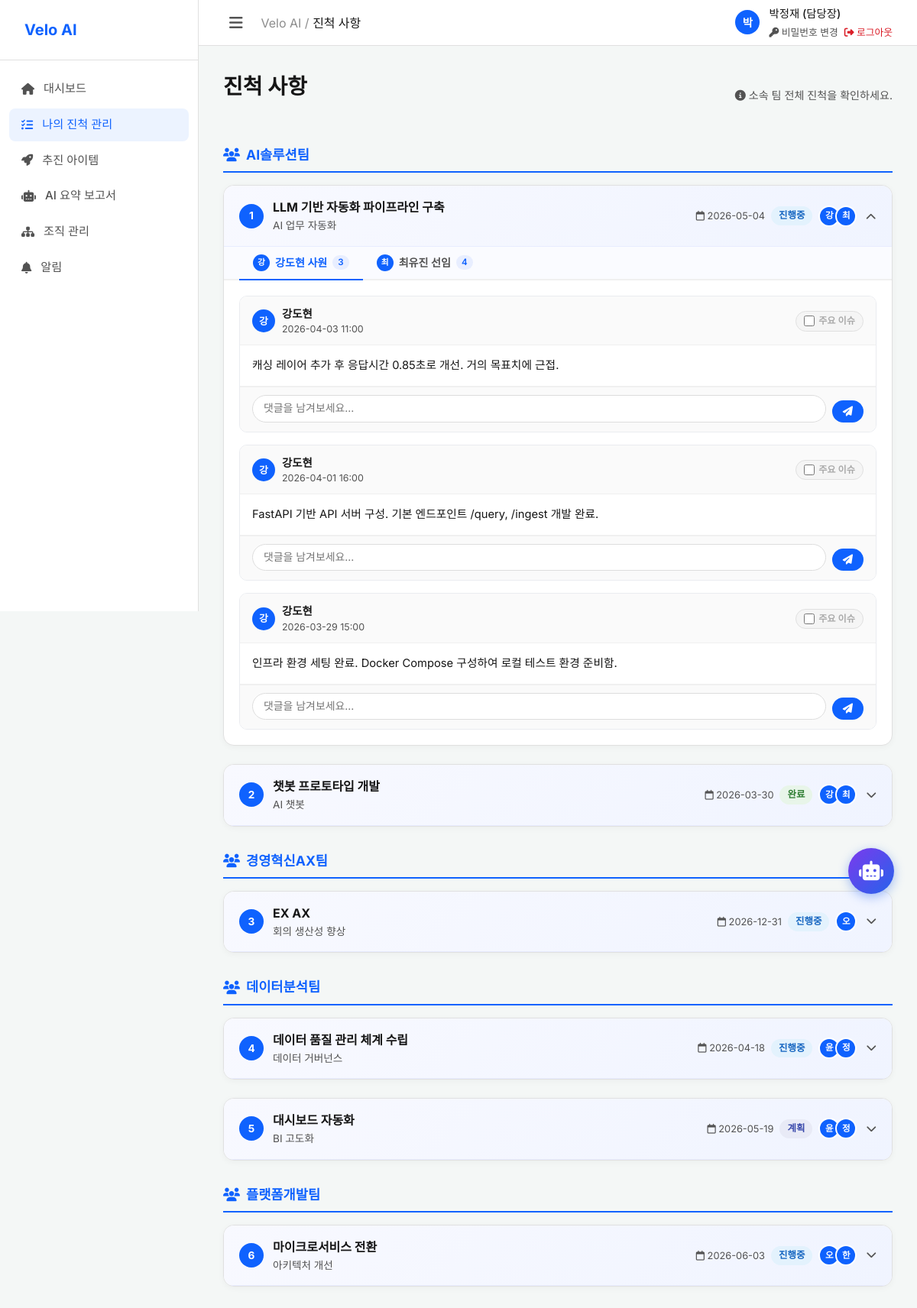
The page /progress (signed in) on the database its author committed.
### tables this page shows
CREATE TABLE divisions (
    id INTEGER PRIMARY KEY AUTOINCREMENT,
    group_id INTEGER NOT NULL,
    name TEXT NOT NULL,
    leader_name TEXT,
    leader_position TEXT,
    leader_email TEXT,
    FOREIGN KEY (group_id) REFERENCES groups (id)
);

CREATE TABLE teams (
    id INTEGER PRIMARY KEY AUTOINCREMENT,
    division_id INTEGER NOT NULL,
    name TEXT NOT NULL,
    leader_name TEXT,
    leader_position TEXT,
    leader_email TEXT,
    FOREIGN KEY (division_id) REFERENCES divisions (id)
);

CREATE TABLE items (
    id INTEGER PRIMARY KEY AUTOINCREMENT,
    team_id INTEGER NOT NULL,
    title TEXT NOT NULL,
    subtitle TEXT,
    description TEXT,
    status TEXT NOT NULL DEFAULT '계획',
    due_date TEXT,
    created_by TEXT,
    created_at TIMESTAMP DEFAULT CURRENT_TIMESTAMP, extra_note TEXT DEFAULT "",
    FOREIGN KEY (team_id) REFERENCES teams (id)
);

CREATE TABLE item_members (
    id INTEGER PRIMARY KEY AUTOINCREMENT,
    item_id INTEGER NOT NULL,
    member_id INTEGER,
    name TEXT NOT NULL,
    position TEXT,
    email TEXT,
    FOREIGN KEY (item_id) REFERENCES items (id)
);

CREATE TABLE progress_logs (
    id INTEGER PRIMARY KEY AUTOINCREMENT,
    item_id INTEGER NOT NULL,
    member_email TEXT NOT NULL,
    member_name TEXT NOT NULL,
    content TEXT NOT NULL,
    created_at TIMESTAMP DEFAULT CURRENT_TIMESTAMP, updated_at TEXT, is_flagged INTEGER DEFAULT 0,
    FOREIGN KEY (item_id) REFERENCES items (id)
);

### app.py (the view, shortened to what this page needs)
@app.route('/progress')
@login_required
def progress():
    conn = get_db_connection()
    role = session.get('role')
    email = session.get('email')
    if role == '팀장':
        team = conn.execute('SELECT * FROM teams WHERE leader_email = ?', (email,)).fetchone()
        if team:
            item_members = conn.execute(
                '''SELECT im.*, i.title, i.subtitle, i.status, i.due_date, i.team_id
                   FROM item_members im
                   JOIN items i ON im.item_id = i.id
                   JOIN teams t ON i.team_id = t.id
                   WHERE t.id = ?
                   ORDER BY i.id, im.name''', (team['id'],)
            ).fetchall()
        else:
            item_members = []
    elif role == '담당장':
        division = conn.execute('SELECT * FROM divisions WHERE leader_email = ?', (email,)).fetchone()
        if division:
            item_members = conn.execute(
                '''SELECT im.*, i.title, i.subtitle, i.status, i.due_date, i.team_id,
                          t.name as team_name
                   FROM item_members im
                   JOIN items i ON im.item_id = i.id
                   JOIN teams t ON i.team_id = t.id
                   WHERE t.division_id = ?
                   ORDER BY t.name, i.id, im.name''', (division['id'],)
            ).fetchall()
        else:
            item_members = []
    items_map = {}
    for im in item_members:
        iid = im['item_id']
        if iid not in items_map:
            items_map[iid] = {
                'item_id': iid,
                'title': im['title'],
                'subtitle': im['subtitle'] if 'subtitle' in im.keys() else '',
                'status': im['status'],
                'due_date': im['due_date'] if im['due_date'] else '',
                'team_id':   im['team_id'] if 'team_id' in im.keys() else None,
                'team_name': im['team_name'] if 'team_name' in im.keys() else '',
                'assignees': [],   # 배정 팀원들
                'logs_by_member': {}  # email → [logs]
            }
        assignee = {
            'im_id': im['id'],
            'name': im['name'],
            'position': im['position'],
            'email': im['email']
        }
        if assignee not in items_map[iid]['assignees']:
            items_map[iid]['assignees'].append(assignee)
    for iid, data in items_map.items():
        logs = conn.execute(
            'SELECT * FROM progress_logs WHERE item_id = ? ORDER BY created_at DESC', (iid,)
        ).fetchall()
        for log in logs:
            mem_email = log['member_email']
            if mem_email not in data['logs_by_member']:
                data['logs_by_member'][mem_email] = []
            top_comments = conn.execute(
                'SELECT * FROM comments WHERE progress_id = ? AND parent_id IS NULL ORDER BY created_at ASC',
                (log['id'],)
            ).fetchall()
            comment_tree = []
            for c in top_comments:
                replies = conn.execute(
                    'SELECT * FROM comments WHERE parent_id = ? ORDER BY created_at ASC', (c['id'],)
                ).fetchall()
                comment_tree.append({'comment': dict(c), 'replies': [dict(r) for r in replies]})
            log_dict = dict(log)
            log_dict['is_flagged'] = log.get('is_flagged', 0) if hasattr(log, 'get') else (log['is_flagged'] if 'is_flagged' in log.keys() else 0)
            data['logs_by_member'][mem_email].append({
                'log': log_dict,
                'comment_tree': comment_tree
            })
    conn.close()
    return render_template('progress.html', title='진척 사항',
                           items_map=items_map, role=role, user_email=email,
                           user_name=session.get('name'))

### templates/progress.html (shortened to what this page needs)
{% extends "base.html" %}
{% block content %}
<div class="progress-header">
    <h1 class="page-title">진척 사항</h1>
    <div style="font-size: 0.88rem; color: var(--text-secondary);">
        <i class="fa-solid fa-circle-info"></i>
        {% if role == '팀원' %}내게 배정된 아이템의 진척을 기록하세요.{% elif role == '팀장' %}팀 전체 아이템 진척을 확인하세요.{% else %}소속 팀 전체 진척을 확인하세요.{% endif %}
    </div>
</div>
{% if items_map %}
{% set ns = namespace(idx=0, current_team='') %}
{% for iid, data in items_map.items() %}
{% set ns.idx = loop.index %}
{% if role == '담당장' and data.team_name != ns.current_team %}
    {% set ns.current_team = data.team_name %}
    <div style="font-size: 1.1rem; font-weight: 700; color: var(--primary-color); margin-top: 32px; margin-bottom: 16px; border-bottom: 2px solid var(--primary-color); padding-bottom: 8px; display: flex; align-items: center; gap: 8px;">
        <i class="fa-solid fa-users"></i> {{ data.team_name }}
    </div>
{% endif %}
{% set ns.idx = loop.index %}
<div class="item-block">
    <div class="item-block-header" onclick="toggleItem('{{ iid }}')">
        <div class="item-title-row">
            <div class="item-number">{{ loop.index }}</div>
            <div class="item-heading">
                <div class="item-main">{{ data.title }}</div>
                {% if data.subtitle %}
                <div class="item-sub">{{ data.subtitle }}</div>
                {% endif %}
            </div>
        </div>
        <div class="item-meta-pills">
            {% if data.due_date %}
            <span class="due-pill"><i class="fa-regular fa-calendar"></i> {{ data.due_date }}</span>
            {% endif %}
            <span class="status-badge status-{{ data.status }}">{{ data.status }}</span>
            <div class="assignee-avatars">
                {% for a in data.assignees[:5] %}
                <div class="assignee-avatar" title="{{ a.name }} {{ a.position }}">{{ a.name[0] }}</div>
                {% endfor %}
            </div>
            <i class="fa-solid fa-chevron-down" id="chevron-{{ iid }}" style="color:var(--text-secondary);font-size:0.85rem;transition:transform 0.2s;margin-left:4px;"></i>
        </div>
    </div>
    <div class="item-block-body" id="body-{{ iid }}">
        <div class="member-tabs" id="tabs-{{ iid }}">
            {% for assignee in data.assignees %}
            {% set log_count = data.logs_by_member.get(assignee.email, [])|length %}
            <div class="member-tab {% if loop.first %}active{% endif %}"
                 onclick="switchTab('{{ iid }}', '{{ assignee.email|replace('@','_')|replace('.','_') }}', this)">
                <div class="tab-avatar">{{ assignee.name[0] }}</div>
                {{ assignee.name }} {{ assignee.position }}
                {% if log_count > 0 %}
                <span class="tab-log-count">{{ log_count }}</span>
                {% endif %}
            </div>
            {% endfor %}
        </div>
        {% for assignee in data.assignees %}
        {% set tab_key = assignee.email|replace('@','_')|replace('.','_') %}
        {% set member_logs = data.logs_by_member.get(assignee.email, []) %}
        <div class="member-panel {% if loop.first %}active{% endif %}" id="panel-{{ iid }}-{{ tab_key }}">
            {% if member_logs %}
            <div class="logs-list">
                {% for entry in member_logs %}
                {% set log = entry.log %}
                {% set ctree = entry.comment_tree %}
                <div class="log-card {{ 'flagged' if log.is_flagged else '' }}" id="log-{{ log.id }}">
                    <div class="log-card-header">
                        <div class="log-author">
                            <div class="log-avatar">{{ log.member_name[0] }}</div>
                            <div>
                                <div class="log-author-name">{{ log.member_name }}</div>
                                <div class="log-date">{{ log.created_at[:16] }}</div>
                            </div>
                        </div>
                        <div class="log-action-btns">
                            <label class="flag-toggle {{ 'active' if log.is_flagged else '' }}" id="flag-label-{{ log.id }}" title="이 코멘트를 주요 이슈로 표시">
                                <input type="checkbox" {{ 'checked' if log.is_flagged else '' }}
                                       onchange="toggleFlag({{ log.id }})">
                                주요 이슈
                            </label>
                        </div>
                    </div>
                    <div class="log-content" id="log-content-{{ log.id }}">{{ log.content }}{% if log.updated_at %}<span class="edited-mark">(수정됨 {{ log.updated_at[:16] }})</span>{% endif %}</div>
                    <div class="comments-area">
                        <form method="POST" action="/api/add-comment" class="comment-form">
                            <textarea class="comment-input" name="content" placeholder="댓글을 남겨보세요..." rows="1"></textarea>
                            <button type="submit" class="comment-submit-btn"><i class="fa-solid fa-paper-plane"></i></button>
                        </form>
                    </div>
                </div>
                {% endfor %}
            </div>
            {% else %}
            <div class="empty-state">
                <i class="fa-solid fa-note-sticky"></i>
                <div style="font-weight:600;color:var(--text-primary);margin-bottom:6px;">아직 진척사항이 없습니다</div>
                <div style="font-size:0.88rem;">위 입력창에서 첫 번째 진척사항을 작성해보세요.</div>
            </div>
            {% endif %}
        </div>
        {% endfor %}
    </div>
</div>
{% endfor %}
{% endif %}
{% endblock %}

### templates/base.html (shortened to what this page needs)
<!DOCTYPE html>
<html lang="ko">
<head>
    <link rel="stylesheet" href="{{ url_for('static', filename='index.css') }}">
    <link rel="stylesheet" href="https://cdnjs.cloudflare.com/ajax/libs/font-awesome/6.4.0/css/all.min.css">
</head>
<body>
    <aside class="sidebar">
        <div class="sidebar-header">
            <a href="{{ url_for('index') }}" class="logo">
                 <span class="nav-text">Velo AI</span>
            </a>
        </div>
        <ul class="nav-menu">
            <li class="nav-item">
                <a href="{{ url_for('index') }}" class="nav-link {% if request.endpoint == 'index' %}active{% endif %}">
                    <i class="fa-solid fa-house"></i> <span class="nav-text">대시보드</span>
                </a>
            </li>
            <li class="nav-item">
                <a href="{{ url_for('progress') }}" class="nav-link {% if request.endpoint == 'progress' %}active{% endif %}">
                    <i class="fa-solid fa-list-check"></i> <span class="nav-text">나의 진척 관리</span>
                </a>
            </li>
            <li class="nav-item">
                <a href="{{ url_for('items') }}" class="nav-link {% if request.endpoint == 'items' %}active{% endif %}">
                    <i class="fa-solid fa-rocket"></i> <span class="nav-text">추진 아이템</span>
                </a>
            </li>
            <li class="nav-item">
                <a href="{{ url_for('ai_summary') }}" class="nav-link {% if request.endpoint == 'ai_summary' %}active{% endif %}">
                    <i class="fa-solid fa-robot"></i> <span class="nav-text">AI 요약 보고서</span>
                </a>
            </li>
            {% if session.role in ['담당장', '팀장'] %}
            <li class="nav-item">
                <a href="{{ url_for('org_manage') }}" class="nav-link {% if request.endpoint == 'org_manage' %}active{% endif %}">
                    <i class="fa-solid fa-sitemap"></i> <span class="nav-text">조직 관리</span>
                </a>
            </li>
            {% endif %}
            <li class="nav-item">
                <a href="{{ url_for('notifications') }}" class="nav-link {% if request.endpoint == 'notifications' %}active{% endif %}" style="position:relative;">
                    <i class="fa-solid fa-bell"></i> <span class="nav-text">알림</span>
                </a>
            </li>
        </ul>
    </aside>
    <main class="main-content">
        <header class="top-header">
            <div style="display: flex; align-items: center; gap: 16px;">
                <button id="sidebarToggle" class="icon-btn">
                    <i class="fa-solid fa-bars"></i>
                </button>
                <div class="header-breadcrumb">
                    <span style="color: var(--text-muted);">Velo AI / </span>
                    <span style="font-weight: 500;">{{ title|default("대시보드") }}</span>
                </div>
            </div>
            <div class="user-profile" style="position: relative; display: flex; align-items: center; gap: 12px;">
                {% if session.name %}
                <div class="avatar" style="background-color: var(--primary-color); color: white;">{{ session.name[0] }}</div>
                <div style="display: flex; flex-direction: column;">
                    <span style="font-weight: 500;">{{ session.name }} ({{ session.role }})</span>
                    <div style="display: flex; gap: 8px; font-size: 0.8rem; margin-top: 4px;">
                        <a href="{{ url_for('change_password') }}" style="color: var(--text-secondary); text-decoration: none;"><i class="fa-solid fa-key"></i> 비밀번호 변경</a>
                        <a href="{{ url_for('logout') }}" style="color: #da1e28; text-decoration: none;"><i class="fa-solid fa-right-from-bracket"></i> 로그아웃</a>
                    </div>
                </div>
                {% endif %}
            </div>
        </header>
        <div class="content-wrapper">
            {% block content %}{% endblock %}
        </div>
    </main>
    <div class="chatbot-container">
        <button class="chatbot-btn" id="chatbotBtn">
            <i class="fa-solid fa-robot"></i>
        </button>
    </div>
</body>
</html>

### rows shown on the page
divisions: name "박정재"
teams: team_name "AI솔루션팀"
items: title "LLM 기반 자동화 파이프라인 구축", subtitle "AI 업무 자동화", due_date "2026-05-04", status "진행중"
item_members: name "강", name "강도현", position "사원", id "3"
item_members: name "최", name "최유진", position "선임", log_count "4"
progress_logs: member_name "강", member_name "강도현", created_at "2026-04-03 11:00", content "캐싱 레이어 추가 후 응답시간 0.85초로 개선. 거의 목표치에 근접."
progress_logs: member_name "강", member_name "강도현", created_at "2026-04-01 16:00", content "FastAPI 기반 API 서버 구성. 기본 엔드포인트 /query, /ingest 개발 완료."
progress_logs: member_name "강", member_name "강도현", created_at "2026-03-29 15:00", content "인프라 환경 세팅 완료. Docker Compose 구성하여 로컬 테스트 환경 준비함."
items: title "챗봇 프로토타입 개발", subtitle "AI 챗봇", due_date "2026-03-30", status "완료"
item_members: name "강"
item_members: name "최"
teams: team_name "경영혁신AX팀"
items: title "EX AX", subtitle "회의 생산성 향상", due_date "2026-12-31", status "진행중"
item_members: name "오"
teams: team_name "데이터분석팀"
items: title "데이터 품질 관리 체계 수립", subtitle "데이터 거버넌스", due_date "2026-04-18", status "진행중"
item_members: name "윤"
item_members: name "정"
items: title "대시보드 자동화", subtitle "BI 고도화", due_date "2026-05-19", status "계획"
item_members: name "윤"
item_members: name "정"
teams: team_name "플랫폼개발팀"
items: title "마이크로서비스 전환", subtitle "아키텍처 개선", due_date "2026-06-03", status "진행중"
item_members: name "오"
item_members: name "한"

### other values the page prints
{{ title|default("대시보드") }} "진척 사항"
{{ session.name[0] }} "박"
{{ session.role }} "담당장"
